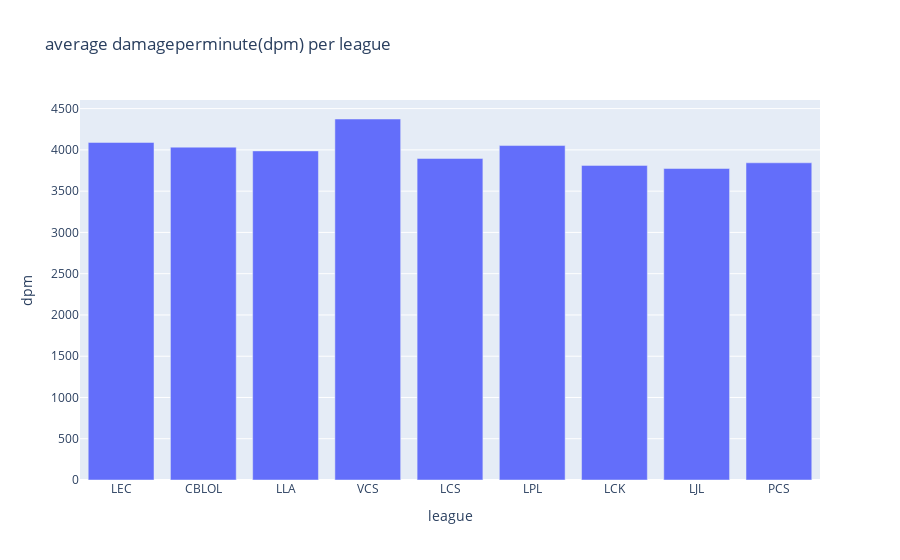

The cell this chart's notebook holds for it:
### Code cell
fig = px.bar(averages, x = "league", y = 'dpm', title = "average damageperminute(dpm) per league")
fig.show()

### Figure 1 — Plotly figure (JSON) as saved in the notebook; plotly's stock layout.template omitted (floating-point values rounded to 4 significant figures)
{"data": [{"alignmentgroup": "True", "hovertemplate": "league=%{x}<br>dpm=%{y}<extra></extra>", "legendgroup": "", "marker": {"color": "#636efa", "pattern": {"shape": ""}}, "name": "", "offsetgroup": "", "orientation": "v", "showlegend": false, "textposition": "auto", "type": "bar", "x": ["LEC", "CBLOL", "LLA", "VCS", "LCS", "LPL", "LCK", "LJL", "PCS"], "xaxis": "x", "y": [4090.0, 4033.0, 3987.0, 4374.0, 3896.0, 4052.0, 3812.0, 3774.0, 3844.0], "yaxis": "y"}], "layout": {"barmode": "relative", "legend": {"tracegroupgap": 0}, "title": {"text": "average damageperminute(dpm) per league"}, "xaxis": {"anchor": "y", "domain": [0, 1], "title": {"text": "league"}}, "yaxis": {"anchor": "x", "domain": [0, 1], "title": {"text": "dpm"}}}}
